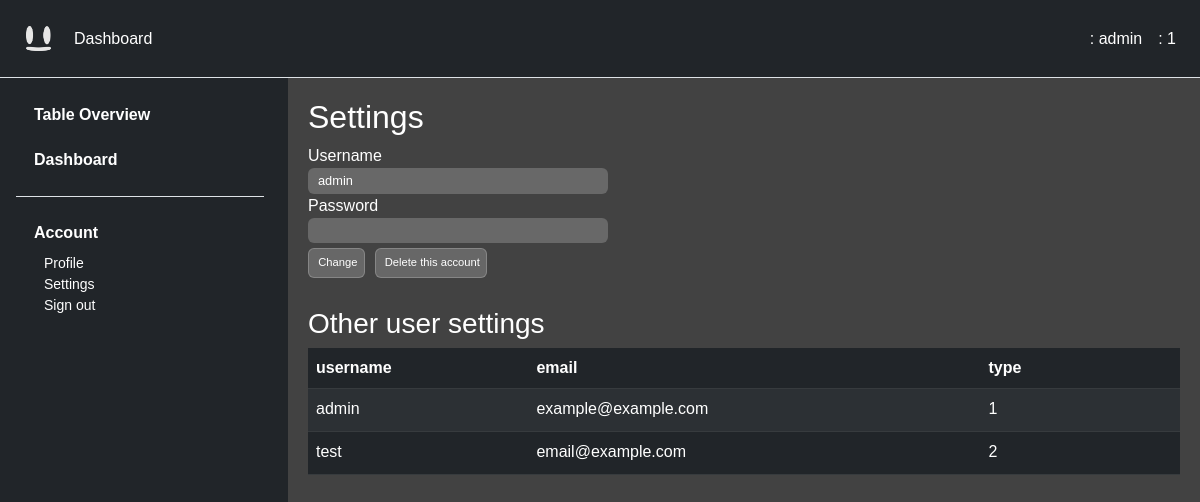
The page /dashboard/?acc=settings (signed in) on the database as committed earlier.
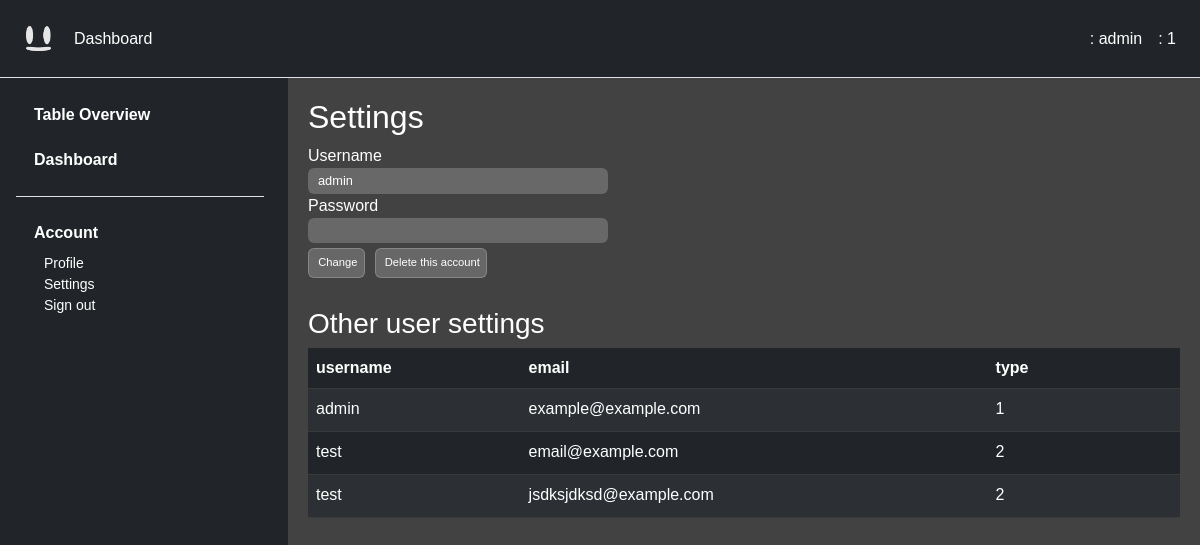
The same page on the database as committed later.
### tables this page shows
CREATE TABLE users (
    id INTEGER PRIMARY KEY AUTOINCREMENT,
    name TEXT NOT NULL,
    email TEXT UNIQUE NOT NULL,
    created_at DATETIME DEFAULT CURRENT_TIMESTAMP
, password TEXT, type int);

### php-component/acc-settings.php (the view, shortened to what this page needs)
<?php
function renderAccSettings(string $dest):void {
    echo "<h2>Settings</h2>";
    $db = new SQLite3('../db/database.db');
    $name = $_SESSION["user name"];
    echo "<form method='post' action='$dest'>";
    echo "<label for='username'>Username</label><br/>";
    echo "<input class='acc-input' type='text' name='username' value='$name' required><br/>";
    echo "<label for='password'>Password</label><br/>";
    echo "<input class='acc-input' type='password' name='password'><br/>";
    echo "<button class='table-button' type='submit' name='done-change'>&nbsp<i class='nf nf-cod-edit'></i> Change&nbsp</button>";
    echo "<button class='table-button' type='submit' name='del-acc'>&nbsp<i class='nf nf-fa-trash'></i> Delete this account&nbsp</button>";
    echo "</form>";
    if ($_SESSION["user type"] == 1) {
        echo "<br>";
        echo "<div class='table-responsive'>";
        echo "<h3>Other user settings</h3>";
        echo "<form method='post' action=$dest>";
        echo "<table class='table table-dark table-striped'>";
        echo "<thead>";
        echo "<tr>";
        echo "<th>username</th>";
        echo "<th>email</th>";
        echo "<th>type</th>";
        echo "<td></td>";
        echo "</tr>";
        echo "</thead>";
        echo "<tbody>";
        $results = $db->query("select name, email, type from users;");
        while ($row= $results->fetchArray()) {
            $email = $row["email"];
            echo "<tr>";
            echo "<td>" . $row["name"] . "</td>";
            echo "<td>" . $row["email"] . "</td>";
            if ($row["type"] == 1) {
                echo "<td><input style='background: none; color:white; border:none; max-width:40px;'type=number max=2 min= 1 name='type' value='" . $row["type"] . "' disabled></td>";
            } else {
                echo "<td><input style='background: none; color:white; border:none; max-width:40px;'type=number max=2 min= 1 name='type' value='" . $row["type"] . "'></td>";
            }
            echo "<td>";
            echo "<button name='edit-type' type='submit' class='btn text-white' value='$email'>&nbsp<i class='nf nf-fa-edit'></i>&nbsp</button>";
            echo "</td>";
            echo "</tr>";
        }
        echo "</tbody>";
        echo "</table>";
        echo "</form>";
        echo "</div>";
    }
}
?>

Rows that differ between the two databases and show on the page:
added users: name "test", email "jsdksjdksd@example.com", type "2"
